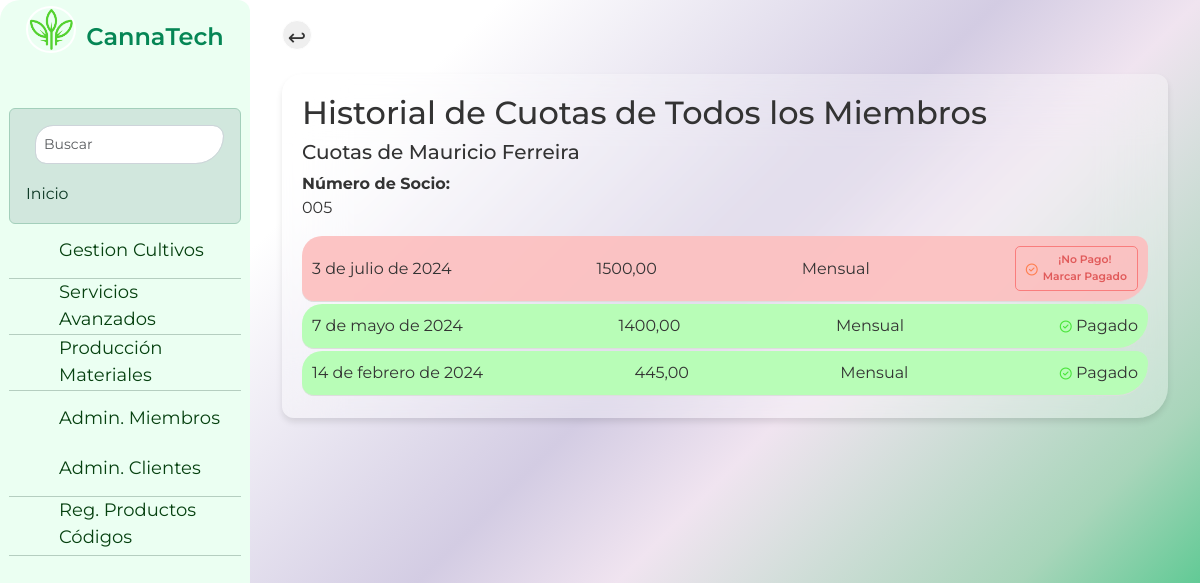
/historial-cuotas-todos-miembros/ (signed in), run on the app's committed database.
### core/models.py (models this page shows, shortened)
class Miembro(models.Model):
    nombre = models.CharField(max_length=100)
    apellido = models.CharField(max_length=100)
    email = models.EmailField(unique=True)
    numero_socio = models.CharField(max_length=10, unique=True)
    fecha_ingreso = models.DateField()
    activo = models.BooleanField(default=True)
    def nombre_completo(self):
        return f"{self.nombre} {self.apellido}"

class Cuota(models.Model):
    miembro = models.ForeignKey(Miembro, on_delete=models.CASCADE)
    fecha_pago = models.DateField()
    monto = models.DecimalField(max_digits=8, decimal_places=2)
    PERIODO_CHOICES = [
        ('MENSUAL', 'Mensual'),
        ('TRIMESTRAL', 'Trimestral'),
        ('ANUAL', 'Anual'),
    ]
    periodo = models.CharField(max_length=10, choices=PERIODO_CHOICES, default='MENSUAL')
    pagado = models.BooleanField(default=False)

### core/views.py (the view)
# urls.py: path('historial-cuotas-todos-miembros/', views.historial_cuotas_todos_miembros, name='historial_cuotas_todos_miembros'),
@login_required
def historial_cuotas_todos_miembros(request):
    miembros = Miembro.objects.all()
    todas_las_cuotas = []
    for miembro in miembros:
        cuotas_miembro = Cuota.objects.filter(miembro=miembro).order_by('-fecha_pago')
        todas_las_cuotas.append({
            'miembro': miembro,
            'cuotas': cuotas_miembro,
        })
    return render(request, 'core/historial_cuotas_todos_miembros.html', {'todas_las_cuotas': todas_las_cuotas})

### core/templates/core/historial_cuotas_todos_miembros.html (shortened to what this page needs)
{% extends 'core/base.html' %}
{% block content %}
<input type="button" class="btn-prev" value="↩" onClick="javascript:history.go(-1);">
<br>
<div class="cuotas-historial">
    <h2 class="seccion-titulo">Historial de Cuotas de Todos los Miembros</h2>
    {% for item in todas_las_cuotas %}
        <div class="cuotas-miembro">
            <h5>Cuotas de {{ item.miembro.nombre_completo }} </h5>
            <strong>Número de Socio:</strong>
            <br>
            <p>{{ item.miembro.numero_socio }}</p>
            <div class="lista-cuotas">
                {% for cuota in item.cuotas %}
                    <div class="cuota-item {% if cuota.pagado %}cuota-pagada{% else %}cuota-pendiente{% endif %}" data-estado="{% if cuota.pagado %}pagados{% else %}pendientes{% endif %}">
                        <span>{{ cuota.fecha_pago }}</span>
                        <span>{{ cuota.monto }}</span>
                        <span>{{ cuota.get_periodo_display }}</span>
                        <span>
                            {% if cuota.pagado %}
                                <strong><i class="far fa-check-circle" style="font-size: 0.75rem; color: #4ae43c; font-weight: 500;"></i></strong> Pagado
                            {% else %}
                                <form action="{% url 'marcar_pagado' cuota.id %}" method="post" style="display: inline;">
                                    <button type="submit" class="btn-success btn-sm no-background" style="display: inline-flex; align-items: center; white-space: nowrap; padding: 5px 10px; border: 1px solid #f86464bd; color: #fff; border-radius: 5px;">
                                        <strong><i class="far fa-check-circle" style="font-size: 0.75rem; color: #ff7f50; font-weight: 500;"></i></strong>
                                        <small style="font-size: 0.675rem; color: #cf0e0e94; font-weight: 600; margin-left: 5px;">
                                            ¡No Pago! <br> Marcar Pagado
                                        </small>
                                    </button>
                                </form>
                            {% endif %}
                        </span>
                    </div>
                {% endfor %}
            </div>
        </div>
    {% endfor %}
</div>
{% endblock %}

### data on the page
Miembro: miembro.nombre_completo "Mauricio Ferreira", miembro.numero_socio "005"
Cuota: fecha_pago "3 de julio de 2024", monto "1500,00", periodo "Mensual", pagado False (drawn)
Cuota: fecha_pago "7 de mayo de 2024", monto "1400,00", periodo "Mensual", pagado True (drawn)
Cuota: fecha_pago "14 de febrero de 2024", monto "445,00", periodo "Mensual", pagado True (drawn)
